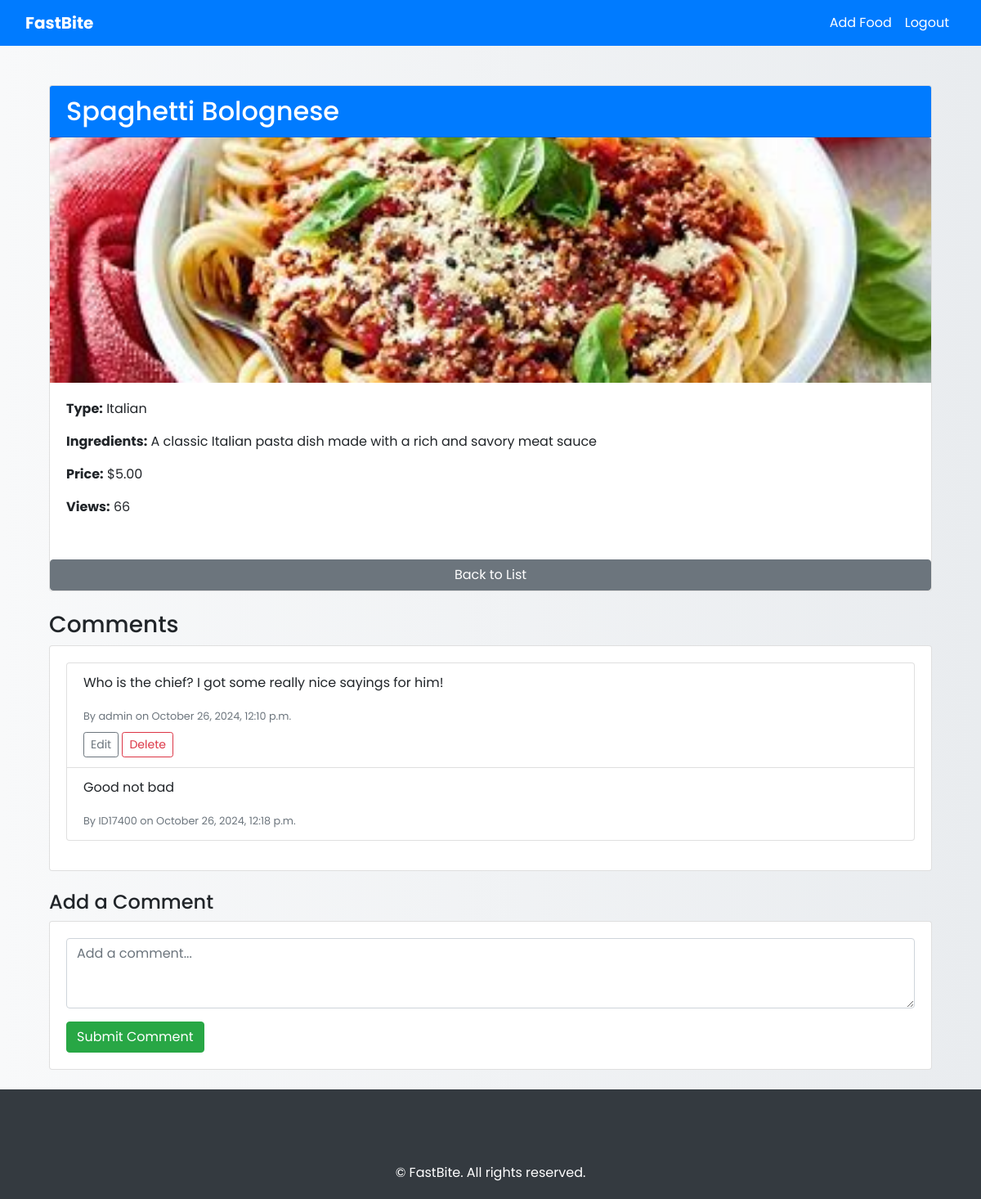
/food/1/ (signed in), run on the app's committed database.
### Menu/models.py (models this page shows, shortened)
class Food(models.Model):
    food_type = models.ForeignKey(FoodType, on_delete=models.CASCADE, verbose_name="Type of Food")
    name = models.CharField(max_length=100, verbose_name="Food Name")
    ingredients = models.TextField(verbose_name="Ingredients")
    price = models.DecimalField(max_digits=6, decimal_places=2, verbose_name="Price")
    view_count = models.PositiveIntegerField(default=0, verbose_name="View Count")
    created_by = models.ForeignKey(User, on_delete=models.CASCADE, verbose_name="Created By", related_name="foods", default=1)  # Provide a default user ID
    created_at = models.DateTimeField(default=timezone.now, verbose_name="Created At")
    updated_at = models.DateTimeField(auto_now=True, verbose_name="Updated At")
    image = models.ImageField(upload_to='food_images/', verbose_name="Food Image", blank=True, null=True)
    preparation_time = models.PositiveIntegerField(verbose_name="Preparation Time (minutes)", blank=True, null=True)
    class Meta:
        verbose_name_plural = "Foods"
        permissions = [
            ("can_add_food", "Can add food"),
            ("can_edit_food", "Can edit food"),
            ("can_delete_food", "Can delete food"),
        ]

class FoodType(models.Model):
    name = models.CharField(max_length=100, verbose_name="Food Type Name")
    class Meta:
        verbose_name_plural = "Food Types"
        permissions = [
            ("can_add_foodtype", "Can add food type"),
            ("can_edit_foodtype", "Can edit food type"),
            ("can_delete_foodtype", "Can delete food type"),
        ]
    def __str__(self):
        return self.name

class Comment(models.Model):
    user = models.ForeignKey(User, on_delete=models.CASCADE)
    food = models.ForeignKey(Food, related_name="comments", on_delete=models.CASCADE)
    content = models.TextField(verbose_name="Comment Content")
    created_at = models.DateTimeField(auto_now_add=True, verbose_name="Created At")
    updated_at = models.DateTimeField(auto_now=True, verbose_name="Updated At")

### Menu/views.py (the view)
# urls.py: path('food/<int:pk>/', views.food_detail, name='food_detail'),
def food_detail(request, pk):
    food = get_object_or_404(Food, pk=pk)
    food.view_count += 1
    food.save()
    user_has_liked = food.likes.filter(user=request.user).exists()
    comments = food.comments.all()
    comment_form = CommentForm()
    return render(request, 'food_detail.html', {
        'food': food,
        'user_has_liked': user_has_liked,
        'comments': comments,
        'comment_form': comment_form
    })

### Menu/forms.py
class CommentForm(forms.ModelForm):
    class Meta:
        model = Comment
        fields = ['content']
        widgets = {
            'content': forms.Textarea(attrs={
                'class': 'form-control',
                'rows': 3,
                'placeholder': 'Add a comment...',
                'aria-label': 'Comment Content',
                'required': True,
            }),
        }

### Menu/templates/food_detail.html (shortened to what this page needs)
{% extends 'base.html' %}
{% block content %}
<div class="container mt-4">
    <div class="card mb-4">
        <div class="card-header bg-primary text-white">
            <h2 class="mb-0">{{ food.name }}</h2>
        </div>
        {% if food.image %}
        <img src="{{ food.image.url }}" class="card-img-top" alt="{{ food.name }}" style="height: 300px; object-fit: cover;">
        {% endif %}
        <div class="card-body">
            <p><strong>Type:</strong> {{ food.food_type }}</p>
            <p><strong>Ingredients:</strong> {{ food.ingredients }}</p>
            <p><strong>Price:</strong> ${{ food.price }}</p>
            <p><strong>Views:</strong> {{ food.view_count }}</p>
        </div>
        <a href="{% url 'menu:food_list' %}" class="btn btn-secondary mt-3">Back to List</a>
    </div>
    <h3 class="mt-4">Comments</h3>
    <div class="card mb-4">
        <div class="card-body">
            {% if comments %}
                <ul class="list-group mb-3">
                    {% for comment in comments %}
                        <li class="list-group-item">
                            <p>{{ comment.content }}</p>
                            <small class="text-muted">By {{ comment.user.username }} on {{ comment.created_at|date:"F j, Y, g:i a" }}</small>
                            {% if comment.user == user %}
                                <div class="mt-2">
                                    <a href="{% url 'menu:update_comment' comment.id %}" class="btn btn-sm btn-outline-secondary edit">Edit</a>
                                    <form action="{% url 'menu:delete_comment' comment.id %}" method="post" style="display: inline;">
                                        <button type="submit" class="btn btn-sm btn-outline-danger delete">Delete</button>
                                    </form>
                                </div>
                            {% endif %}
                        </li>
                    {% endfor %}
                </ul>
            {% else %}
                <p class="text-muted">No comments yet. Be the first to comment!</p>
            {% endif %}
        </div>
    </div>
    {% if user.is_authenticated %}
        <h4>Add a Comment</h4>
        <div class="card mb-4">
            <div class="card-body">
                <form action="{% url 'menu:add_comment' food.pk %}" method="post">
                    <div class="form-group">
                        {{ comment_form.content }}
                    </div>
                    <button type="submit" class="btn btn-success">Submit Comment</button>
                </form>
            </div>
        </div>
    {% else %}
        <p><a href="{% url 'menu:login' %}">Log in</a> to add a comment.</p>
    {% endif %}
</div>
{% endblock %}

### Menu/templates/base.html (style rules this page uses)
body { padding-top: 56px; display: flex; flex-direction: column; min-height: 100vh; background: linear-gradient(to right, #f8f9fa, #e9ecef); font-family: 'Poppins', sans-serif; }
.container { flex: 1; margin-top: 70px; }
.btn { transition: background-color 0.3s ease, transform 0.3s ease; }

### data on the page
Food: name "Spaghetti Bolognese", image (picture), food_type "Italian", ingredients "A classic Italian pasta dish made with a rich and savory meat sauce", price "5.00", view_count "66"
Comment: content "Who is the chief? I got some really nice sayings for him!", user.username "admin", created_at "October 26, 2024, 12:10 p.m.", shows "Edit"
Comment: content "Good not bad", user.username "ID17400", created_at "October 26, 2024, 12:18 p.m."
